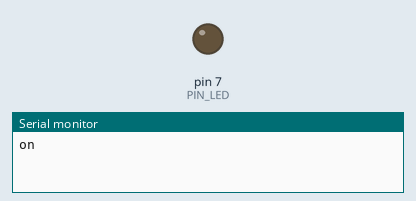
This sketch was run on a simulated Arduino Uno, built with avr-gcc and run on an emulated ATmega328P. On the bench: output pins drawn as LEDs (lit = HIGH), the last lines printed to the serial monitor.

Above: at 0.1 s.
At 2.1 s:
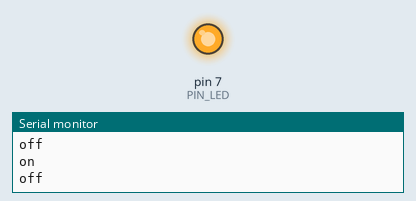
Timing chart, 0 to 3.6 s (numbered marks = the images above):
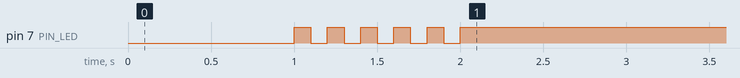

The sketch:

05_practice_2.ino.ino
```cpp
#define PIN_LED 7

void setup() {
  pinMode(PIN_LED, OUTPUT);
  Serial.begin(115200);

  digitalWrite(PIN_LED, 0);
  Serial.println("on");
  delay(1000);
  for (int i = 0; i < 5; i++) {
    digitalWrite(PIN_LED, 1);
    Serial.println("off");
    delay(100);
    digitalWrite(PIN_LED, 0);
    Serial.println("on");
    delay(100);
  }
  digitalWrite(PIN_LED, 1);
  Serial.println("off");
}
void loop() {
  // put your main code here, to run repeatedly:
}
```
